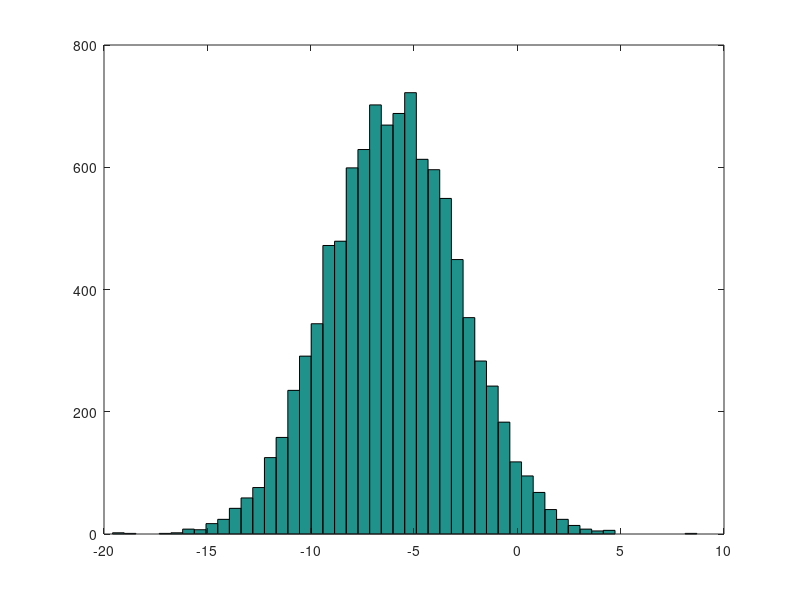

The MATLAB script that drew this image:
% Percent symbol is denotes a comment

%
% Math operations
%

5 + 6
3 - 2
5 * 8
1 / 2
2^6

%
% Logic operations
%

1 == 2  % Equals operator -> returns 0 (false)
1 ~= 2  % NOT Equalse operator -> returns 1 (true)
1 && 0  % AND
1 || 0  % OR
xor(1,0)  % XOR operator

PS1('>> ') % Change the octave prompt to '>> '

a = 3 % Assigns the number 3 to variable 'a'

a = 3; % semi-colon after any statement prevents printing out.
b = 'hi'; % Assigns string to variable b
a = pi; % Assigns a to 3.1416
c = (3>=1) % Assins c to be result of truth operation -> 1 (true)

%
% Printing
%

a % just type the name of a variable to print it out
disp(a) % same ^^
disp(sprintf('2 decimals: %0.2f', a)) % Prints string '2 decimals: 3.14'
disp(sprintf('6 decimals: %0.6f', a)) % Prints ^^ but with 6 decimals
format long % sets string length to be printed to be longer
format short % sets string length to pe printed to be shorter |DEFAULT|


%
% Matrices
%

A = [1 2; 3 4; 5 6] % Assigns A to be 3x2 matrix
v = [1; 2; 3]
v = 1:0.1:2 % Fills a row vector with all numbers from 1 to 2 incrementing by 0.1
v = 1:8 % Fills a row vector with all numbers from 1 to 8 incrementing by 1

ones(2,3) % Generates a 2x3 matrix of only 1's
C = 2 * ones(2,3) % Generates a 2x3 matrix of 2's
w = zeros(1,3) % Generates a 1x3 matrix of 0's
w = rand(3,3) % Generates a 3x3 matrix of random numbers between 0 and 1
w = randn(1,3) % Generates Gaussian random numbers in 1x3 matrix

w = -6 + sqrt(10) * (randn(1,10000))
hist(w) % Plots a historgram of numbers in w
hist(w,50) % Plots a historgram of numbers in w with 50 bins

eye(4) % Plots an identity matrix of NxN, where N is given parameter - eye(N)


%
% Help functions
%

help eye % Opens documentation about function NAME, where Name is given parameter - help NAME
help rand
help help
